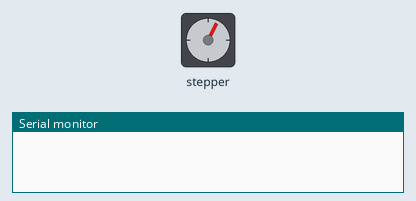
This sketch was run on a simulated Arduino Uno, built with avr-gcc and run on an emulated ATmega328P. Shown: stepper motor, the last lines printed to the serial monitor. Stepper angles assume 2048 steps per turn.

Above: at 0.4 s.
At 1.4 s:
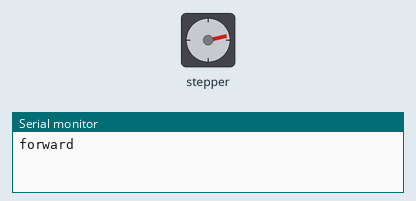
At 2.3 s:
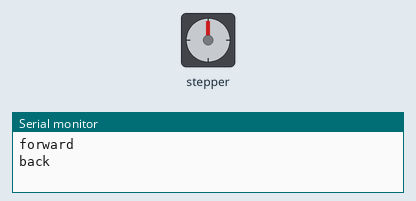
Timing chart, 0 to 3.8 s (numbered marks = the images above):
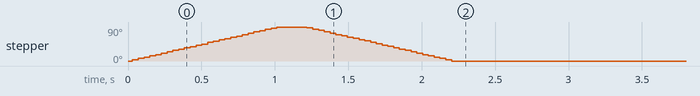

The sketch:

stepper-28byj48.ino
```cpp
// stepper-28byj48 — tests assert: a 28BYJ-48 on a ULN2003 (IN1..IN4 on D8..D11) driven by
// Stepper(2048, 8, 10, 9, 11) — Stepper.h wants the 28BYJ-48's coils as IN1, IN3, IN2, IN4.
// Setup first energizes Stepper's step-0 coils (IN1+IN2, one PORTB write) so the motor's
// reference matches the library's, then at setSpeed(15) runs step(512) (a quarter turn: 90°),
// prints "forward", waits 200 ms, runs step(-512) and prints "back" (115200 baud).
#include <Stepper.h>

Stepper motor(2048, 8, 10, 9, 11);

void setup() {
  Serial.begin(115200);
  PORTB |= _BV(0) | _BV(1);  // D8 and D9 together: IN1 + IN2
  delay(10);
  motor.setSpeed(15);
  motor.step(512);
  Serial.println(F("forward"));
  delay(200);
  motor.step(-512);
  Serial.println(F("back"));
}

void loop() {
}
```
